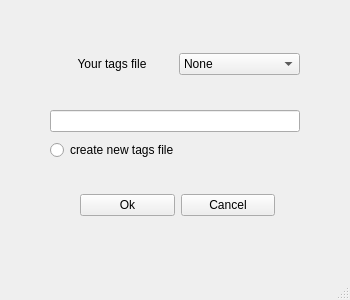
<?xml version="1.0" encoding="UTF-8"?>
<ui version="4.0">
 <class>MainWindow</class>
 <widget class="QMainWindow" name="MainWindow">
  <property name="geometry">
   <rect>
    <x>0</x>
    <y>0</y>
    <width>350</width>
    <height>300</height>
   </rect>
  </property>
  <property name="minimumSize">
   <size>
    <width>350</width>
    <height>300</height>
   </size>
  </property>
  <property name="maximumSize">
   <size>
    <width>350</width>
    <height>300</height>
   </size>
  </property>
  <property name="windowTitle">
   <string>MainWindow</string>
  </property>
  <widget class="QWidget" name="centralwidget">
   <widget class="QLineEdit" name="newWsh_LineEdit">
    <property name="geometry">
     <rect>
      <x>50</x>
      <y>110</y>
      <width>250</width>
      <height>22</height>
     </rect>
    </property>
    <property name="minimumSize">
     <size>
      <width>250</width>
      <height>0</height>
     </size>
    </property>
   </widget>
   <widget class="QRadioButton" name="new_Button">
    <property name="geometry">
     <rect>
      <x>50</x>
      <y>140</y>
      <width>151</width>
      <height>20</height>
     </rect>
    </property>
    <property name="text">
     <string>create new tags file</string>
    </property>
   </widget>
   <widget class="QWidget" name="layoutWidget">
    <property name="geometry">
     <rect>
      <x>51</x>
      <y>52</y>
      <width>249</width>
      <height>24</height>
     </rect>
    </property>
    <layout class="QHBoxLayout" name="horizontalLayout">
     <item>
      <widget class="QLabel" name="label">
       <property name="minimumSize">
        <size>
         <width>120</width>
         <height>0</height>
        </size>
       </property>
       <property name="text">
        <string>Your tags file</string>
       </property>
       <property name="alignment">
        <set>Qt::AlignCenter</set>
       </property>
      </widget>
     </item>
     <item>
      <widget class="QComboBox" name="wsh_Combo">
       <property name="minimumSize">
        <size>
         <width>120</width>
         <height>0</height>
        </size>
       </property>
       <item>
        <property name="text">
         <string>None</string>
        </property>
       </item>
      </widget>
     </item>
    </layout>
   </widget>
   <widget class="QWidget" name="layoutWidget">
    <property name="geometry">
     <rect>
      <x>80</x>
      <y>190</y>
      <width>195</width>
      <height>30</height>
     </rect>
    </property>
    <layout class="QHBoxLayout" name="horizontalLayout_2">
     <item>
      <widget class="QPushButton" name="Ok_Button">
       <property name="text">
        <string>Ok</string>
       </property>
      </widget>
     </item>
     <item>
      <widget class="QPushButton" name="Cancel_Button">
       <property name="text">
        <string>Cancel</string>
       </property>
      </widget>
     </item>
    </layout>
   </widget>
  </widget>
  <widget class="QMenuBar" name="menubar">
   <property name="geometry">
    <rect>
     <x>0</x>
     <y>0</y>
     <width>350</width>
     <height>26</height>
    </rect>
   </property>
  </widget>
  <widget class="QStatusBar" name="statusbar"/>
 </widget>
 <resources/>
 <connections/>
</ui>
